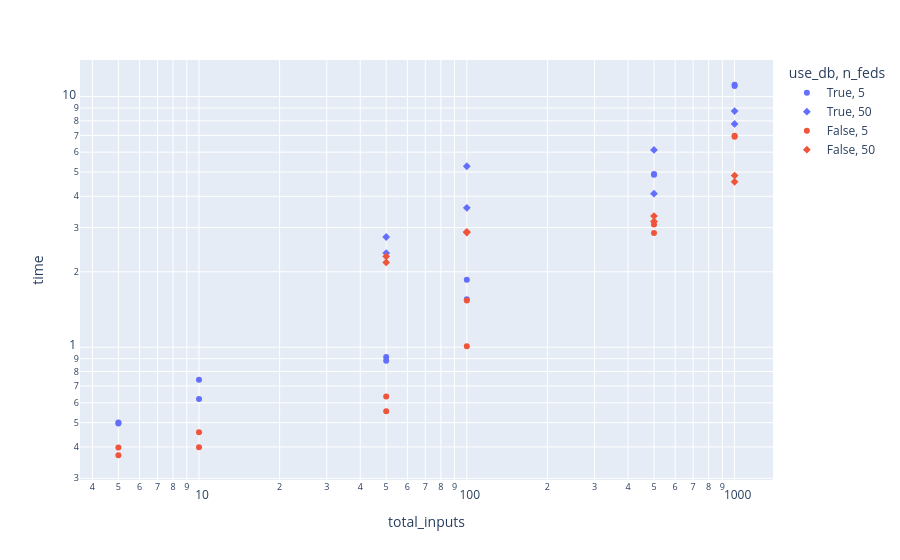

The code cell stored with this chart in its notebook:
### Code cell
fig = px.scatter(
    df, 
    x="total_inputs", 
    y="time", 
    # facet_col="use_epts", 
    color="use_db", 
    hover_data=["name", "n_feds", "n_subs", "use_db", "use_pf", "time"], 
    symbol="n_feds",
    # facet_col="use_pf",
    log_x=True, log_y=True,
    # trendline="ols",
)
fig.show()

### Figure 1 — Plotly figure (JSON) as saved in the notebook; plotly's stock layout.template omitted (floating-point values rounded to 4 significant figures)
{"data": [{"customdata": [[1, 5, 1, true, true], [2, 5, 1, true, false], [5, 5, 1, true, true], [6, 5, 1, true, false], [9, 5, 10, true, true], [10, 5, 10, true, false], [13, 5, 10, true, true], [14, 5, 10, true, false], [17, 5, 100, true, true], [18, 5, 100, true, false], [21, 5, 100, true, true], [22, 5, 100, true, false]], "hovertemplate": "use_db=%{customdata[3]}<br>n_feds=%{customdata[1]}<br>total_inputs=%{x}<br>time=%{y}<br>name=%{customdata[0]}<br>n_subs=%{customdata[2]}<br>use_pf=%{customdata[4]}<extra></extra>", "legendgroup": "True, 5", "marker": {"color": "#636efa", "symbol": "circle"}, "mode": "markers", "name": "True, 5", "orientation": "v", "showlegend": true, "type": "scatter", "x": [10, 10, 5, 5, 100, 100, 50, 50, 1000, 1000, 500, 500], "xaxis": "x", "y": [0.6209, 0.7417, 0.5007, 0.4965, 1.858, 1.554, 0.9148, 0.8824, 11.15, 11.01, 4.872, 4.909], "yaxis": "y"}, {"customdata": [[25, 50, 1, true, true], [26, 50, 1, true, false], [29, 50, 1, true, true], [30, 50, 1, true, false], [33, 50, 10, true, true], [34, 50, 10, true, false], [37, 50, 10, true, true], [38, 50, 10, true, false]], "hovertemplate": "use_db=%{customdata[3]}<br>n_feds=%{customdata[1]}<br>total_inputs=%{x}<br>time=%{y}<br>name=%{customdata[0]}<br>n_subs=%{customdata[2]}<br>use_pf=%{customdata[4]}<extra></extra>", "legendgroup": "True, 50", "marker": {"color": "#636efa", "symbol": "diamond"}, "mode": "markers", "name": "True, 50", "orientation": "v", "showlegend": true, "type": "scatter", "x": [100, 100, 50, 50, 1000, 1000, 500, 500], "xaxis": "x", "y": [5.271, 3.598, 2.753, 2.375, 8.754, 7.775, 6.124, 4.099], "yaxis": "y"}, {"customdata": [[3, 5, 1, false, true], [4, 5, 1, false, false], [7, 5, 1, false, true], [8, 5, 1, false, false], [11, 5, 10, false, true], [12, 5, 10, false, false], [15, 5, 10, false, true], [16, 5, 10, false, false], [19, 5, 100, false, true], [20, 5, 100, false, false], [23, 5, 100, false, true], [24, 5, 100, false, false]], "hovertemplate": "use_db=%{customdata[3]}<br>n_feds=%{customdata[1]}<br>total_inputs=%{x}<br>time=%{y}<br>name=%{customdata[0]}<br>n_subs=%{customdata[2]}<br>use_pf=%{customdata[4]}<extra></extra>", "legendgroup": "False, 5", "marker": {"color": "#EF553B", "symbol": "circle"}, "mode": "markers", "name": "False, 5", "orientation": "v", "showlegend": true, "type": "scatter", "x": [10, 10, 5, 5, 100, 100, 50, 50, 1000, 1000, 500, 500], "xaxis": "x", "y": [0.4576, 0.3992, 0.398, 0.3707, 1.008, 1.535, 0.6353, 0.5557, 6.972, 6.911, 3.09, 2.855], "yaxis": "y"}, {"customdata": [[27, 50, 1, false, true], [28, 50, 1, false, false], [31, 50, 1, false, true], [32, 50, 1, false, false], [35, 50, 10, false, true], [36, 50, 10, false, false], [39, 50, 10, false, true], [40, 50, 10, false, false]], "hovertemplate": "use_db=%{customdata[3]}<br>n_feds=%{customdata[1]}<br>total_inputs=%{x}<br>time=%{y}<br>name=%{customdata[0]}<br>n_subs=%{customdata[2]}<br>use_pf=%{customdata[4]}<extra></extra>", "legendgroup": "False, 50", "marker": {"color": "#EF553B", "symbol": "diamond"}, "mode": "markers", "name": "False, 50", "orientation": "v", "showlegend": true, "type": "scatter", "x": [100, 100, 50, 50, 1000, 1000, 500, 500], "xaxis": "x", "y": [2.886, 2.867, 2.302, 2.18, 4.568, 4.838, 3.335, 3.175], "yaxis": "y"}], "layout": {"legend": {"title": {"text": "use_db, n_feds"}, "tracegroupgap": 0}, "margin": {"t": 60}, "xaxis": {"anchor": "y", "domain": [0, 1], "title": {"text": "total_inputs"}, "type": "log"}, "yaxis": {"anchor": "x", "domain": [0, 1], "title": {"text": "time"}, "type": "log"}}}
